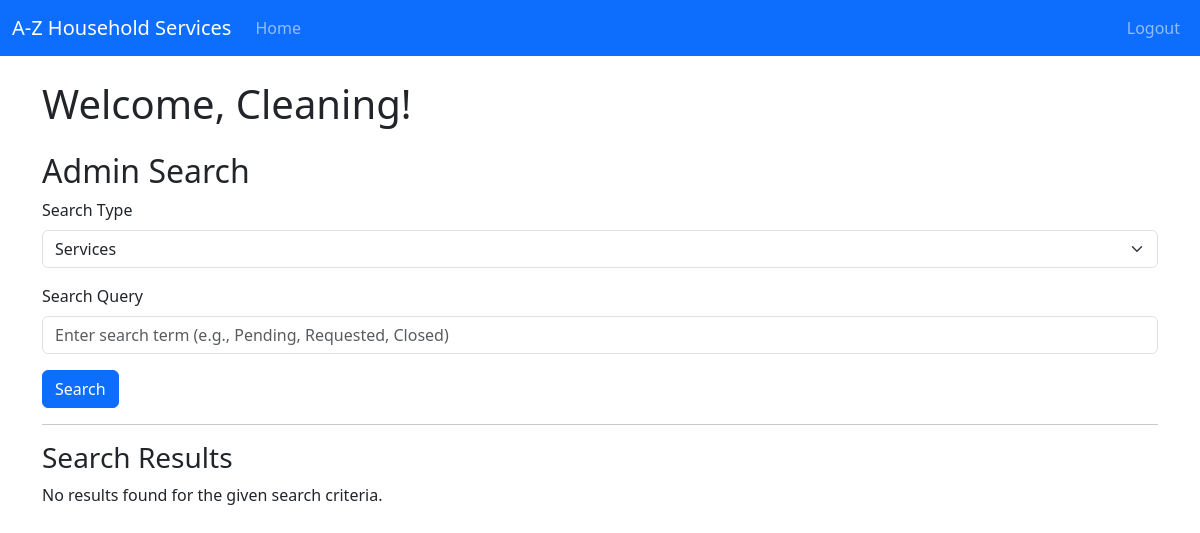
Before: /admin/search/Cleaning with the older database file.
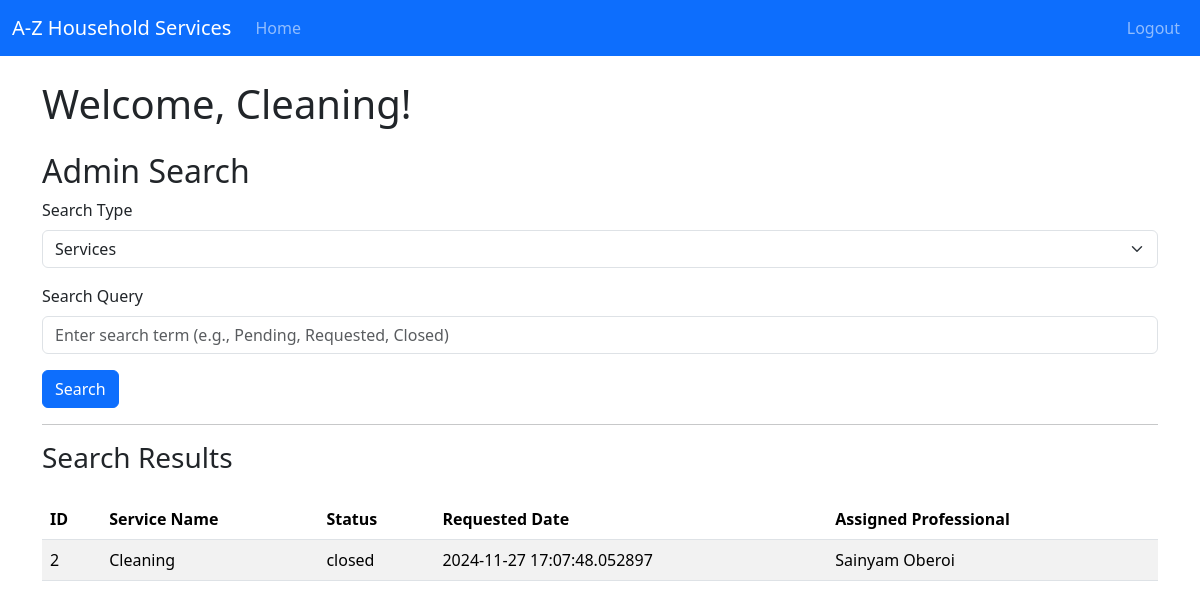
After: the same page with the newer database file.
### backend/models.py (models this page shows)
class ServiceRequest(db.Model):
    __tablename__ = 'service_requests'
    id = db.Column(db.Integer, primary_key=True)
    user_id = db.Column(db.Integer, db.ForeignKey('user.id'), nullable=False)
    professional_id = db.Column(db.Integer, db.ForeignKey('professional.id'), nullable=True)
    service_id = db.Column(db.Integer, db.ForeignKey('service.id'), nullable=False)
    date_of_request = db.Column(db.DateTime, nullable=False)
    date_of_completion = db.Column(db.DateTime)
    service_status = db.Column(db.String(20), nullable=False)  # 'requested', 'pending' , 'closed',
    rating = db.Column(db.Integer)  # out of 5
    remarks = db.Column(db.Text)

class Service(db.Model):
    __tablename__ = 'service'
    id = db.Column(db.Integer, primary_key=True)
    name = db.Column(db.String(100), nullable=False)
    price = db.Column(db.Float, nullable=False)
    duration = db.Column(db.Integer, nullable=False)  # in minutes
    description = db.Column(db.Text, nullable=False)
    service_requests = db.relationship('ServiceRequest', cascade="all,delete", backref='service', lazy='dynamic')

class Professional(db.Model):
    __tablename__ = 'professional'
    id = db.Column(db.Integer, primary_key=True)
    email = db.Column(db.String(120), unique=True, nullable=False)
    password = db.Column(db.String(120), nullable=False)
    role = db.Column(db.Integer, default=2)   #1 for customer, 2 for professional, 3 for admin
    full_name = db.Column(db.String(100), nullable=False)
    service_name = db.Column(db.String(100), nullable=False)
    experience = db.Column(db.Integer, nullable=False)
    address = db.Column(db.String(255), nullable=False)
    pincode = db.Column(db.Integer, nullable=False)
    status = db.Column(db.String(10), nullable=False, default='pending') # for approval of admin
    service_requests = db.relationship('ServiceRequest',cascade="all,delete", backref='professional', lazy='dynamic') #relationship: professionals can access its service requests

### backend/controllers.py (the view, shortened to what this page needs)
@app.route('/admin/search/<name>', methods=['GET'])
def admin_search(name):
    search_type = request.args.get('search_type', 'services')  # 'services'by default |  these are the search parameters eg: ?search_type=services&query=
    query_term = request.args.get('query', '').strip()  #  empty string by default
    results = []  # Initialising
    if search_type == 'services':
        service_query = ServiceRequest.query.join(Service)   # ServiceRequest inner join with Service
        if query_term.lower() in ['pending', 'requested', 'closed']:  # filter by service status | .lower converts into lowercase
            service_query = service_query.filter(ServiceRequest.service_status.ilike(query_term))   #ilike is case insensitive while like is case sensitive
        elif query_term:  # filter by service name
            service_query = service_query.filter(Service.name.ilike(f'%{query_term}%'))
        results = service_query.all()    #returns all services if no search query is given
    return render_template('admin_search.html', name=name, search_type=search_type, query=query_term, results=results)   #results are passed as parameters

### templates/admin_search.html (shortened to what this page needs)
{% extends "base_dashboard.html" %}
{% block dashboard_content %}
<h1 class="mb-4">Welcome, {{ name }}!</h1>
<h2>Admin Search</h2>
<form action="{{ url_for('admin_search', name=name) }}" method="GET">
    <div class="mb-3">
        <label for="searchType" class="form-label">Search Type</label>
        <select id="searchType" name="search_type" class="form-select">
            <option value="services" {% if search_type == 'services' %}selected{% endif %}>Services</option>
        </select>
    </div>
    <div class="mb-3">
        <label for="searchQuery" class="form-label">Search Query</label>
        <input type="text" class="form-control" id="searchQuery" name="query" placeholder="Enter search term (e.g., Pending, Requested, Closed)" value="{{ query }}">
    </div>
    <button type="submit" class="btn btn-primary">Search</button>
</form>
<hr>
<h3>Search Results</h3>
{% if results %}
    <table class="table table-striped mt-4">
        <thead>
            <tr>
                {% if search_type == 'services' %}
                <th>ID</th>
                <th>Service Name</th>
                <th>Status</th>
                <th>Requested Date</th>
                <th>Assigned Professional</th>
                {% elif search_type == 'customers' %}
                <th>ID</th>
                <th>Full Name</th>
                <th>Email</th>
                <th>Address</th>
                {% elif search_type == 'professionals' %}
                <th>ID</th>
                <th>Name</th>
                <th>Service</th>
                <th>Experience</th>
                {% endif %}
            </tr>
        </thead>
        <tbody>
            {% for result in results %}
            <tr>
                {% if search_type == 'services' %}
                <td>{{ result.id }}</td>
                <td>{{ result.service.name }}</td>
                <td>{{ result.service_status }}</td>
                <td>{{ result.date_of_request }}</td>
                <td>{{ result.professional.full_name if result.professional else 'N/A' }}</td>
                {% elif search_type == 'customers' %}
                <td>{{ result.id }}</td>
                <td>{{ result.full_name }}</td>
                <td>{{ result.email }}</td>
                <td>{{ result.address }}</td>
                {% elif search_type == 'professionals' %}
                <td>{{ result.id }}</td>
                <td>{{ result.full_name }}</td>
                <td>{{ result.service_name }}</td>
                <td>{{ result.experience }}</td>
                {% endif %}
            </tr>
            {% endfor %}
        </tbody>
    </table>
{% else %}
    <p>No results found for the given search criteria.</p>
{% endif %}
{% endblock %}

Changed rows visible on the page:
added ServiceRequest: id "2", service.name "Cleaning", service_status "closed", date_of_request "2024-11-27 17:07:48.052897", professional "Sainyam Oberoi"
Other visible differences:
text no longer shown: "No results found for the given search criteria."
text now shown: "ID Service Name Status Requested Date Assigned Professional"
